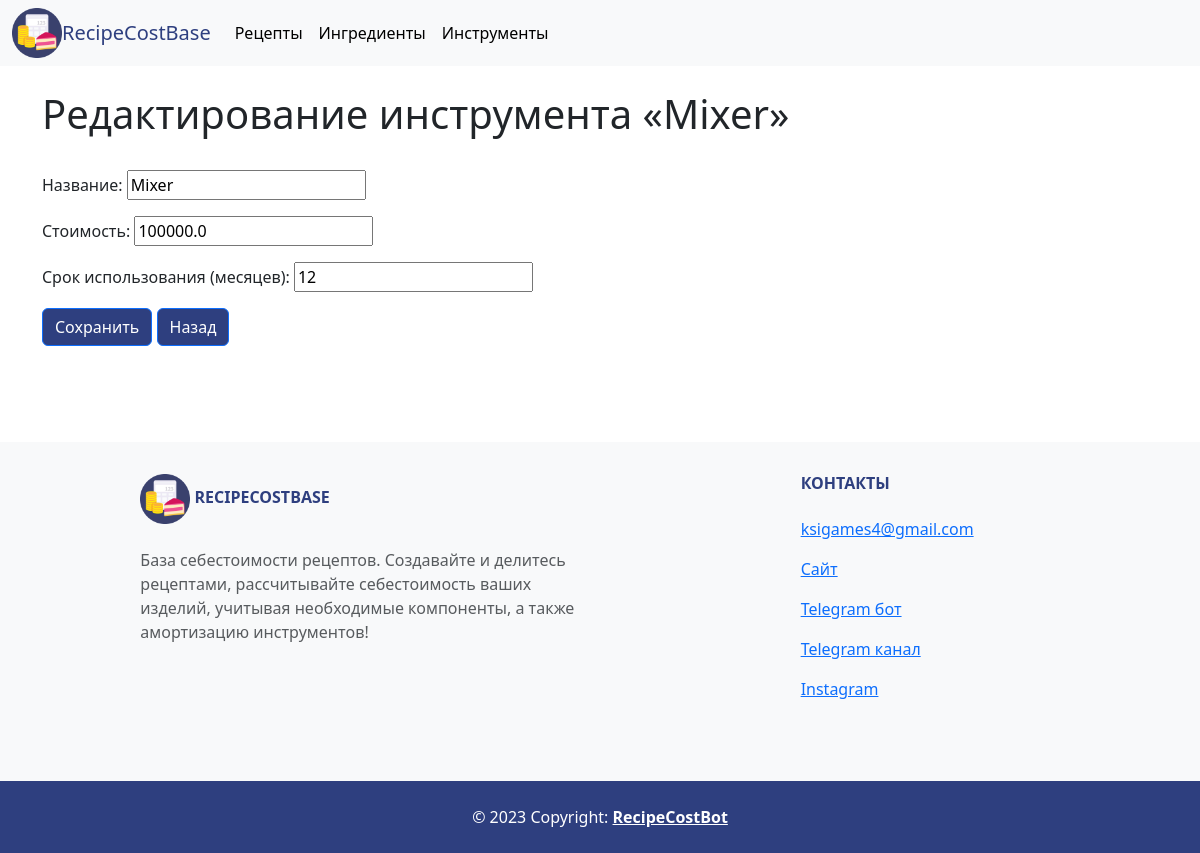
/core/tool_update/1, run on the app's committed database.
### core/models.py (models this page shows)
class Tool(models.Model):
    name = models.CharField('Название', max_length=255)
    owner = models.ForeignKey(User, on_delete=models.CASCADE, null=True)
    cost = models.FloatField('Стоимость', null=True)
    usage = models.IntegerField('Срок использования', null=True)
    time = models.IntegerField('Время применения', null=True, default=0)
    depreciation = models.FloatField('Амортизация', null=True)
    parent = models.BooleanField(default=True)
    parent_id = models.IntegerField(null=True, default=0)
    class Meta:
        verbose_name = 'Инструмент'
        verbose_name_plural = 'Инструменты'
        ordering = ('name', 'cost', 'owner',)

### core/views.py (the view)
# urls.py: path('tool_update/<int:pk>', views.UpdateTool.as_view(), name='tool_update'),
class UpdateTool(UpdateView):
    model = models.Tool
    template_name = 'core/update_tool.html'
    form_class = forms.CreateTool
    success_url = reverse_lazy('core:tools')

### core/forms.py (shortened to what this page needs)
class CreateTool(forms.ModelForm):
    name = forms.CharField(label='Название', min_length=2)
    cost = forms.FloatField(label="Стоимость", min_value=1)
    usage = forms.IntegerField(label="Срок использования (месяцев)", min_value=1)
    class Meta:
        model = models.Tool
        fields = ('name', 'cost', 'usage',)

### core/templates/core/update_tool.html (shortened to what this page needs)
{% extends "core/base.html" %}
{% block content %}
<div class="container">
    <h1>Редактирование инструмента «{{ tool.name }}»</h1>
    <br>
    <form action="{% url 'core:tool_update' tool.pk %}" method="POST">
        {{ form.as_p }}
        <button type="submit" class="btn btn-primary" style="background-color: #2e3f7f; color: white;">Сохранить</button>
        <a href="{{ request.META.HTTP_REFERER }}" class="btn btn-primary" style="background-color: #2e3f7f; color: white;">Назад</a>
    </form>
    <br>
</div>
{% endblock %}

### core/templates/core/base.html (style rules this page uses)
.container { height: 125% }

### data on the page
Tool: name "Mixer", cost "100000.0", usage "12"
